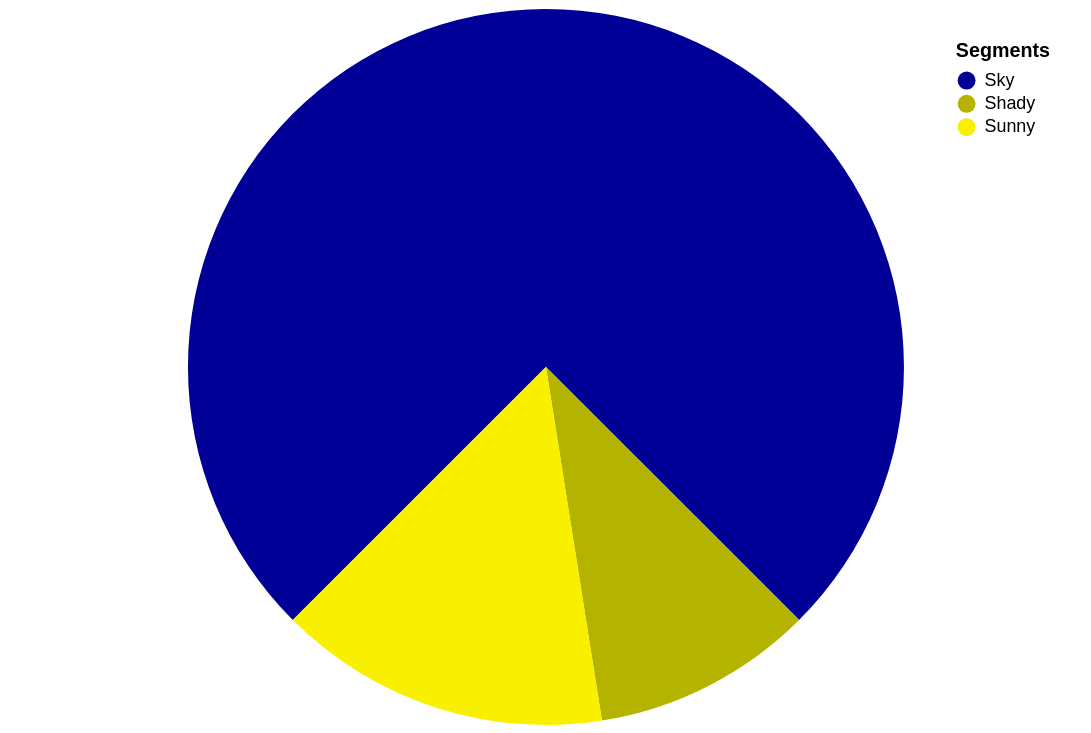

The specification (Vega-Lite) saved for this image:
### Vega-Lite specification from a JSON file in a GitHub repository (floating-point values rounded to 4 significant figures)
{"$schema": "https://vega.github.io/schema/vega-lite/v5.json", "data": {"values": [{"category": "Sky", "value": 75, "order": 3}, {"category": "Shady", "value": 10, "order": 1}, {"category": "Sunny", "value": 15, "order": 2}]}, "mark": {"type": "arc", "outerRadius": 200}, "height": 400, "width": 600, "encoding": {"theta": {"field": "value", "type": "quantitative", "scale": {"range": [2.356, 8.639]}, "stack": true}, "color": {"field": "category", "type": "nominal", "scale": {"domain": ["Sky", "Shady", "Sunny"], "range": ["RGB(0, 0, 150)", "RGB(180, 180, 0)", "RGB(249, 240, 0)"]}, "legend": {"orient": "top-right", "title": "Segments", "columns": 1, "legendX": 200, "legendY": 80}}, "order": {"field": "order"}}, "view": {"stroke": null}}
